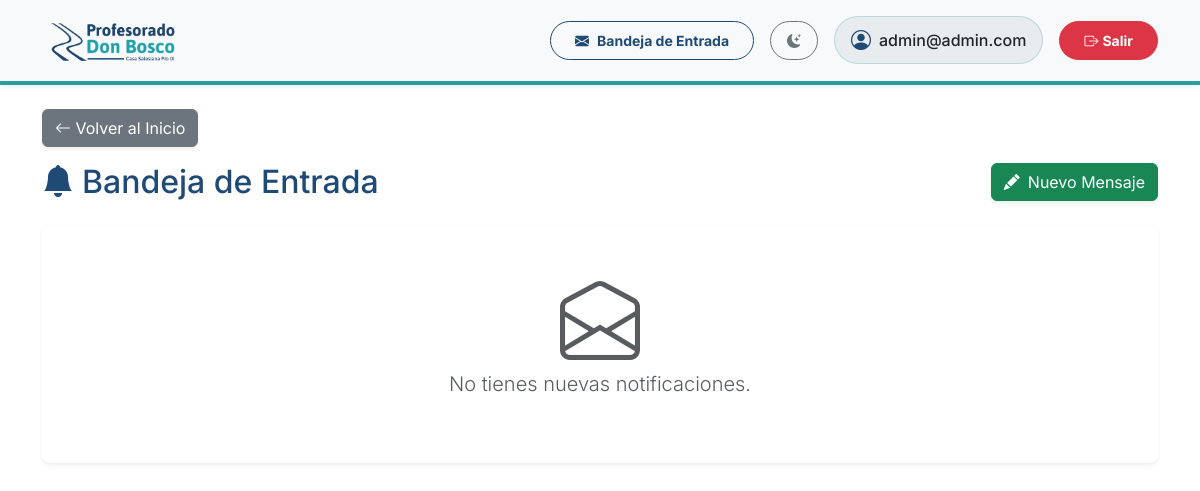
The page /comunicaciones/inbox/ (signed in) on the database as committed earlier.
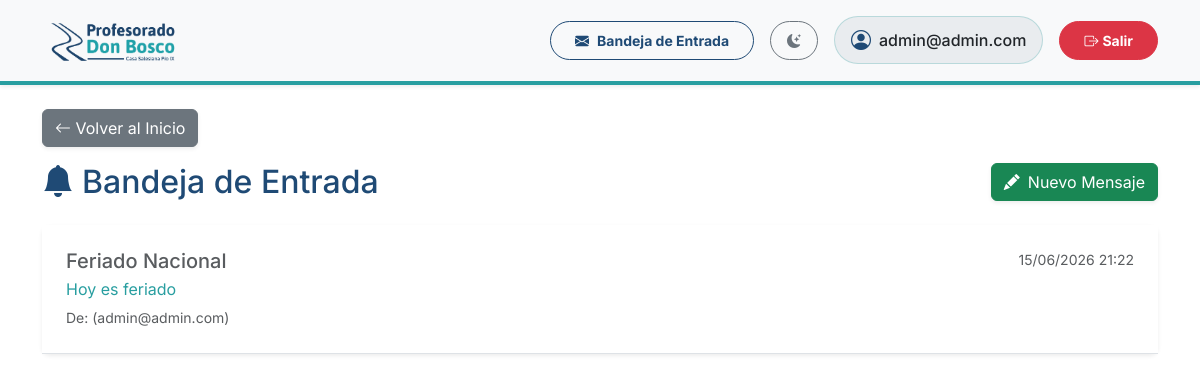
The same page on the database as committed later.
### gestion/models.py (models this page shows, shortened)
class Notificacion(models.Model):
    usuario = models.ForeignKey(User, on_delete=models.CASCADE, related_name='notificaciones')
    comunicado = models.ForeignKey(Comunicado, on_delete=models.CASCADE, related_name='notificaciones_individuales')
    leida = models.BooleanField(default=False)
    fecha_lectura = models.DateTimeField(null=True, blank=True)
    class Meta:
        unique_together = ['usuario', 'comunicado']

class Comunicado(models.Model):
    DESTINATARIOS_CHOICES = [
        ('TODOS', 'Toda la Institución'),
        ('DOCENTES', 'Todos los Docentes'),
        ('DOCENTES_CARRERA', 'Docentes por Carrera'),
        ('ALUMNOS', 'Todos los Alumnos'),
        ('ALUMNOS_CARRERA', 'Alumnos por Carrera'),
        ('COMISION', 'Alumnos de una Comisión Específica'),
    ]
    titulo = models.CharField('Título', max_length=200)
    mensaje = models.TextField('Mensaje')
    fecha_creacion = models.DateTimeField('Fecha de Creación', auto_now_add=True)
    autor = models.ForeignKey(User, on_delete=models.CASCADE, related_name='comunicados_enviados')
    tipo_destinatario = models.CharField('Destinatarios', max_length=20, choices=DESTINATARIOS_CHOICES)
    plan_estudio = models.ForeignKey(PlanDeEstudio, on_delete=models.CASCADE, null=True, blank=True, help_text="Requerido si se envía por carrera")
    comision = models.ForeignKey(Comision, on_delete=models.CASCADE, null=True, blank=True, help_text="Requerido si se envía a una comisión")

### gestion/views.py (the view)
# urls.py: path('comunicaciones/inbox/', mis_notificaciones, name='mis_notificaciones'),
@login_required
def mis_notificaciones(request):
    from .models import Notificacion
    notificaciones = Notificacion.objects.filter(usuario=request.user).order_by('-comunicado__fecha_creacion')
    return render(request, 'gestion/comunicaciones/inbox.html', {
        'notificaciones': notificaciones
    })

### gestion/context_processors.py (called while the page is built)
def notificaciones_context(request):
    if request.user.is_authenticated:
        from gestion.models import Notificacion
        unread_count = Notificacion.objects.filter(usuario=request.user, leida=False).count()
        return {'unread_notifications_count': unread_count}
    return {'unread_notifications_count': 0}

### gestion/templates/gestion/comunicaciones/inbox.html
{% extends 'base.html' %}
{% block back_button %}
<a href="{% url 'dashboard' %}" class="btn btn-secondary shadow-sm">
    <i class="bi bi-arrow-left"></i> Volver al Inicio
</a>
{% endblock %}
{% block content %}
<div class="row mb-4">
    <div class="col-12 d-flex justify-content-between align-items-center">
        <h2 class="text-primary mb-0"><i class="bi bi-bell-fill me-2"></i>Bandeja de Entrada</h2>
        {% if user.is_staff or user.perfil_docente %}
        <a href="{% url 'redactar_comunicado' %}" class="btn btn-success shadow-sm">
            <i class="bi bi-pencil-fill me-2"></i>Nuevo Mensaje
        </a>
        {% endif %}
    </div>
</div>
<div class="card shadow-sm border-0 rounded-3">
    <div class="card-body p-0">
        <div class="list-group list-group-flush">
            {% for noti in notificaciones %}
            <a href="{% url 'leer_notificacion' noti.id %}" class="list-group-item list-group-item-action p-4 border-bottom {% if not noti.leida %}bg-light border-start border-4 border-primary{% endif %}">
                <div class="d-flex w-100 justify-content-between">
                    <h5 class="mb-1 {% if not noti.leida %}fw-bold text-dark{% else %}text-muted{% endif %}">
                        {{ noti.comunicado.titulo }}
                    </h5>
                    <small class="text-muted">{{ noti.comunicado.fecha_creacion|date:"d/m/Y H:i" }}</small>
                </div>
                <p class="mb-1 text-truncate text-secondary" style="max-width: 80%;">
                    {{ noti.comunicado.mensaje }}
                </p>
                <small class="text-muted">De: {{ noti.comunicado.autor.first_name }} {{ noti.comunicado.autor.last_name }} ({{ noti.comunicado.autor.username }})</small>
            </a>
            {% empty %}
            <div class="p-5 text-center text-muted">
                <i class="bi bi-envelope-open display-1 mb-3"></i>
                <p class="lead">No tienes nuevas notificaciones.</p>
            </div>
            {% endfor %}
        </div>
    </div>
</div>
{% endblock %}

Rows that differ between the two databases and show on the page:
added Notificacion: comunicado.titulo "Feriado Nacional", comunicado.fecha_creacion "15/06/2026 21:22", comunicado.mensaje "Hoy es feriado", comunicado.autor.username "admin@admin.com"
Other text that changed with them:
text no longer shown: "No tienes nuevas notificaciones."
